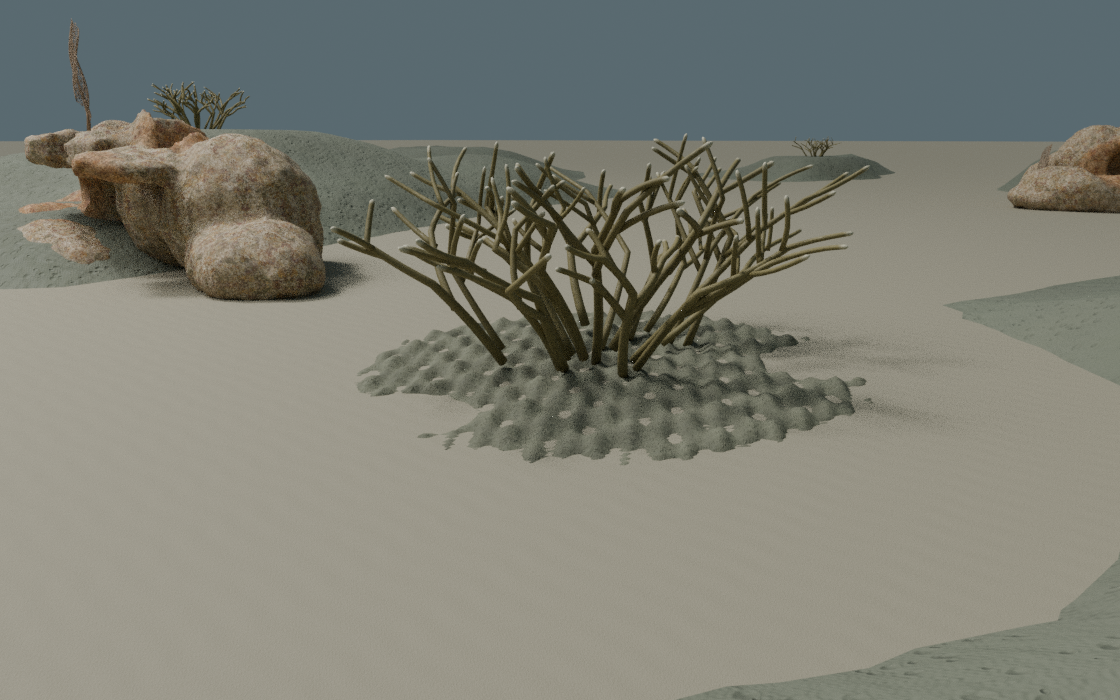
#> input picture research/branch-grounding/source-evidence/offline-before-close-textured.png, 1120 x 700 px; its folder holds only this picture in this run
$ python package_offline_pose.py
#> lines starting #> are read from the running program, lines starting #| are printed output that depends on the picture
from pathlib import Path
from PIL import Image,ImageDraw,ImageFont
import json,hashlib
P=Path(__file__).resolve().parent;font=ImageFont.truetype('/usr/share/fonts/truetype/dejavu/DejaVuSans.ttf',24);small=ImageFont.truetype('/usr/share/fonts/truetype/dejavu/DejaVuSans.ttf',18)
for style in ['textured','gray']:
 im=Image.new('RGB',(2240,808),(235,235,230));draw=ImageDraw.Draw(im)
#> after `im = Image.new('RGB', (2240, 808), (235, 235, 230))`:
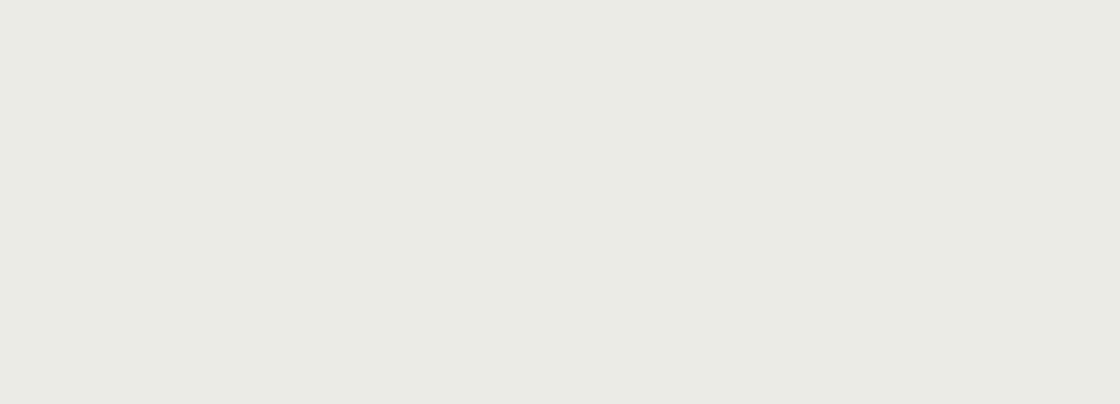
#> im: PIL image 2240x808 RGB (shown at 1/2 size); mean R, G, B 235, 235, 230
 for i,(name,title) in enumerate([('before','ORIGINAL POSE'),('pose-preview','POSE PREVIEW: world Y -0.127117 scene units')]):
  draw.text((20+1120*i,12),title,fill=(20,20,20),font=font);im.paste(Image.open(P/f'offline-{name}-close-{style}.png').convert('RGB'),(1120*i,48))
#> after `im.paste(Image.open(P / f'offline-{name}-close-{style}.png').convert('`:
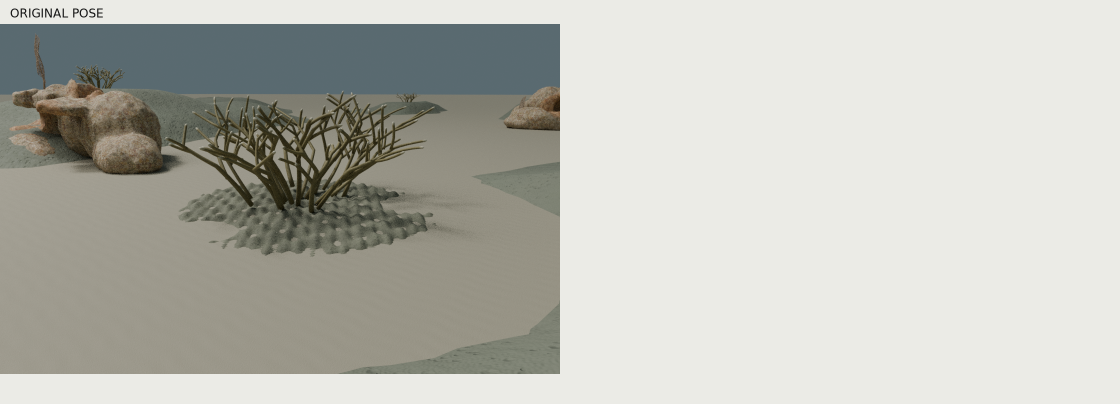
#> im: PIL image 2240x808 RGB (shown at 1/2 size); mean R, G, B 187.9, 188.2, 181
#> (the run stopped early here; a loop or call above may not have finished)
